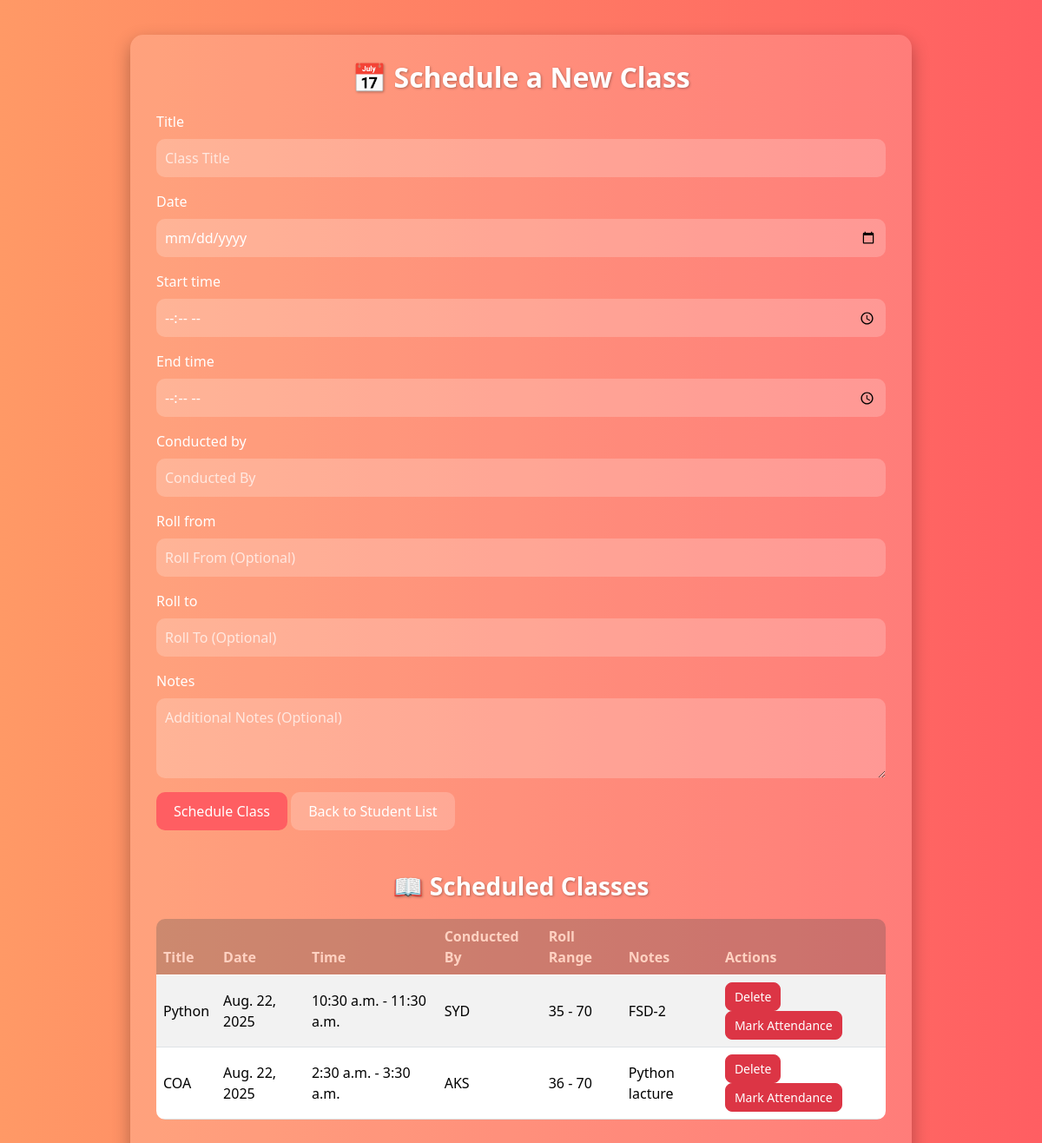
/schedule_class/ (signed in), run on the app's committed database.
### attendance/models.py (models this page shows, shortened)
class ClassSchedule(models.Model):
    title = models.CharField(max_length=100)
    date = models.DateField()
    start_time = models.TimeField()
    end_time = models.TimeField()
    conducted_by = models.CharField(max_length=100)
    class_id=models.CharField(blank=True, null=True,max_length=50)
    roll_from = models.IntegerField(null=True, blank=True)
    roll_to = models.IntegerField(null=True, blank=True)
    notes = models.TextField(blank=True, null=True)
    created_at = models.DateTimeField(auto_now_add=True)

### attendance/views.py (the view)
# urls.py: path("schedule_class/", views.schedule_class, name="schedule_class"),
def schedule_class(request):
    if not request.session.get("admin"):
        messages.error(request, "Access denied. Admin login required.")
        return redirect("home")
    if request.method == "POST":
        form = ClassScheduleForm(request.POST)
        if form.is_valid():
            class_schedule = form.save()
            roll_from = form.cleaned_data.get('roll_from')
            roll_to = form.cleaned_data.get('roll_to')
            if roll_from is not None and roll_to is not None:
                Student.objects.filter(roll_no__gte=roll_from, roll_no__lte=roll_to).update(conducted=F("conducted") + 1)
                messages.success(request, f"Class '{class_schedule.title}' scheduled for Roll No. {roll_from}-{roll_to}. Conducted count updated.")
            else:
                Student.objects.update(conducted=F("conducted") + 1)
                messages.success(request, f"Class '{class_schedule.title}' scheduled for all students. Conducted count updated.")
            return redirect("schedule_class")
        else:
            messages.error(request, "Error scheduling class. Please check the form.")
    else:
        form = ClassScheduleForm()
    scheduled_classes = ClassSchedule.objects.all().order_by('-date', '-start_time')
    return render(request, "schedule_class.html", {"form": form, "scheduled_classes": scheduled_classes})

### attendance/forms.py
class ClassScheduleForm(forms.ModelForm):
    class Meta:
        model = ClassSchedule
        fields = ['title', 'date', 'start_time', 'end_time', 'conducted_by', 'roll_from', 'roll_to', 'notes']
        widgets = {
            'title': forms.TextInput(attrs={'class': 'form-control', 'placeholder': 'Class Title'}),
            'date': forms.DateInput(attrs={'class': 'form-control', 'type': 'date'}),
            'start_time': forms.TimeInput(attrs={'class': 'form-control', 'type': 'time'}),
            'end_time': forms.TimeInput(attrs={'class': 'form-control', 'type': 'time'}),
            'conducted_by': forms.TextInput(attrs={'class': 'form-control', 'placeholder': 'Conducted By'}),
            'class_id': forms.TextInput(attrs={'class': 'form-control', 'placeholder': 'Class No'}),
            'roll_from': forms.NumberInput(attrs={'class': 'form-control', 'placeholder': 'Roll From (Optional)'}),
            'roll_to': forms.NumberInput(attrs={'class': 'form-control', 'placeholder': 'Roll To (Optional)'}),
            'notes': forms.Textarea(attrs={'class': 'form-control', 'rows': 3, 'placeholder': 'Additional Notes (Optional)'}),
        }

### attendance/templates/schedule_class.html (shortened to what this page needs)
<!DOCTYPE html>
<html lang="en">
<head>
    <link href="https://cdn.jsdelivr.net/npm/bootstrap@5.3.3/dist/css/bootstrap.min.css" rel="stylesheet">
</head>
<body>
    <div class="container">
        <h2 class="text-center">📅 Schedule a New Class</h2>
        <form method="post" class="mb-4">
            {% for field in form %}
                <div class="mb-3">
                    <label for="{{ field.id_for_label }}" class="form-label">{{ field.label }}</label>
                    {{ field }}
                </div>
            {% endfor %}
            <button type="submit" class="btn btn-primary">Schedule Class</button>
            <a href="{% url 'student_list' %}" class="btn btn-secondary">Back to Student List</a>
        </form>
        <h3 class="text-center mt-5">📖 Scheduled Classes</h3>
        {% if scheduled_classes %}
            <div class="table-responsive">
                <table class="table table-striped align-middle">
                    <thead>
                        <tr>
                            <th>Title</th>
                            <th>Date</th>
                            <th>Time</th>
                            <th>Conducted By</th>
                            <th>Roll Range</th>
                            <th>Notes</th>
                            <th>Actions</th>
                        </tr>
                    </thead>
                    <tbody>
                        {% for class in scheduled_classes %}
                            <tr>
                                <td>{{ class.title }}</td>
                                <td>{{ class.date }}</td>
                                <td>{{ class.start_time }} - {{ class.end_time }}</td>
                                <td>{{ class.conducted_by }}</td>
                                <td>
                                    {% if class.roll_from and class.roll_to %}
                                        {{ class.roll_from }} - {{ class.roll_to }}
                                    {% else %}
                                        All Students
                                    {% endif %}
                                </td>
                                <td>{{ class.notes }}</td>
                                <td>
                                    <form action="{% url 'delete_class' class.id %}" method="post" style="display:inline;">
                                        <button type="submit" class="btn btn-danger btn-sm">Delete</button>
                                    <a href="{% url 'mark_attendance' %}" class="btn btn-danger btn-sm">Mark Attendance</a>
                                    </form>
                                </td>
                            </tr>
                        {% endfor %}
                    </tbody>
                </table>
            </div>
        {% else %}
            <div class="no-classes">No classes scheduled yet 🚫</div>
        {% endif %}
    </div>
</body>
</html>

### attendance/templates/schedule_class.html (style rules this page uses)
body { font-family: 'Segoe UI', Tahoma, Geneva, Verdana, sans-serif; background: linear-gradient(to right, #ff9966, #ff5e62); color: #fff; margin: 0; padding: 0; display: flex; justify-content: center; align-items: flex-start; min-height: 100vh; }
.container { background-color: rgba(255, 255, 255, 0.15); padding: 30px; border-radius: 15px; box-shadow: 0 8px 20px rgba(0, 0, 0, 0.3); margin-top: 40px; width: 100%; max-width: 900px; }
h2, h3 { font-weight: 600; margin-bottom: 20px; text-shadow: 1px 1px 3px rgba(0, 0, 0, 0.3); color: #fff; }
form { margin-bottom: 30px; }
.form-control, .form-select { border-radius: 10px; padding: 10px; border: none; outline: none; background-color: rgba(255, 255, 255, 0.2); color: #fff; }
.form-control::placeholder { color: rgba(255, 255, 255, 0.7); }
.btn-primary { background-color: #ff5e62; border: none; border-radius: 10px; padding: 10px 20px; transition: 0.3s; }
.btn-secondary { border-radius: 10px; padding: 10px 20px; background-color: rgba(255, 255, 255, 0.2); border: none; color: #fff; transition: 0.3s; }
.table { background-color: rgba(255, 255, 255, 0.1); color: #fff; border-radius: 10px; overflow: hidden; }
.table th { background: rgba(0, 0, 0, 0.2); color: #ffd1c1; border-bottom: 1px solid rgba(255, 255, 255, 0.3); }
.table td { vertical-align: middle; border-top: 1px solid rgba(255, 255, 255, 0.1); }
.btn-danger { border-radius: 8px; padding: 5px 10px; background-color: #dc3545; border-color: #dc3545; }

### data on the page
ClassSchedule: title "Python", date "Aug. 22, 2025", start_time "10:30 a.m.", end_time "11:30 a.m.", conducted_by "SYD", roll_from "35", roll_to "70", notes "FSD-2"
ClassSchedule: title "COA", date "Aug. 22, 2025", start_time "2:30 a.m.", end_time "3:30 a.m.", conducted_by "AKS", roll_from "36", roll_to "70", notes "Python lacture"

### other printed values
{{ field.label }} "Title" "Date" "Start time" "End time" "Conducted by" "Roll from" "Roll to" "Notes"
